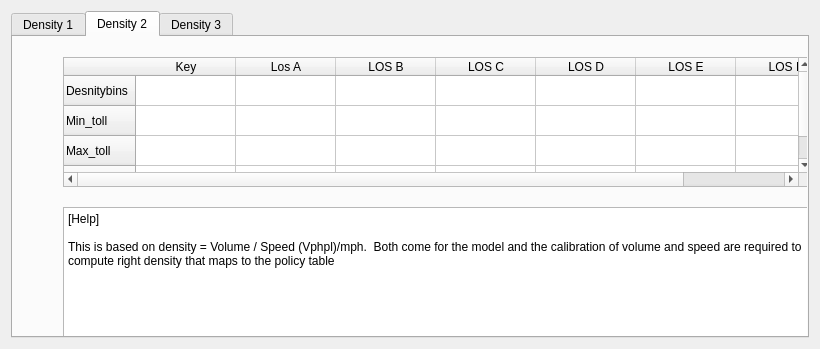
<?xml version="1.0" encoding="UTF-8"?>
<ui version="4.0">
 <class>Frame</class>
 <widget class="QFrame" name="Frame">
  <property name="geometry">
   <rect>
    <x>0</x>
    <y>0</y>
    <width>820</width>
    <height>349</height>
   </rect>
  </property>
  <property name="windowTitle">
   <string>Frame</string>
  </property>
  <layout class="QVBoxLayout" name="verticalLayout_2">
   <item>
    <widget class="QTabWidget" name="tabWidget">
     <property name="currentIndex">
      <number>1</number>
     </property>
     <widget class="QWidget" name="density_1">
      <attribute name="title">
       <string>Density 1</string>
      </attribute>
      <widget class="QTableWidget" name="tableWidget">
       <property name="geometry">
        <rect>
         <x>20</x>
         <y>12</y>
         <width>750</width>
         <height>130</height>
        </rect>
       </property>
       <row>
        <property name="text">
         <string>Desnitybins</string>
        </property>
       </row>
       <row>
        <property name="text">
         <string>Min_toll</string>
        </property>
       </row>
       <row>
        <property name="text">
         <string>Max_toll</string>
        </property>
       </row>
       <row>
        <property name="text">
         <string/>
        </property>
       </row>
       <column>
        <property name="text">
         <string>Key</string>
        </property>
       </column>
       <column>
        <property name="text">
         <string>Los A</string>
        </property>
       </column>
       <column>
        <property name="text">
         <string>LOS B</string>
        </property>
       </column>
       <column>
        <property name="text">
         <string>LOS C</string>
        </property>
       </column>
       <column>
        <property name="text">
         <string>LOS D</string>
        </property>
       </column>
       <column>
        <property name="text">
         <string>LOS E</string>
        </property>
       </column>
       <column>
        <property name="text">
         <string>LOS F</string>
        </property>
       </column>
      </widget>
      <widget class="QPlainTextEdit" name="plainTextEdit">
       <property name="geometry">
        <rect>
         <x>20</x>
         <y>152</y>
         <width>750</width>
         <height>130</height>
        </rect>
       </property>
       <property name="plainText">
        <string>Help
This is based on density = Volume / Speed (Vphpl)/mph.  Both come for the model and the calibration of volume and speed are required to compute right density that maps to the policy table</string>
       </property>
      </widget>
     </widget>
     <widget class="QWidget" name="density_2">
      <attribute name="title">
       <string>Density 2</string>
      </attribute>
      <widget class="QPlainTextEdit" name="plainTextEdit_2">
       <property name="geometry">
        <rect>
         <x>50</x>
         <y>170</y>
         <width>750</width>
         <height>130</height>
        </rect>
       </property>
       <property name="plainText">
        <string>[Help]

This is based on density = Volume / Speed (Vphpl)/mph.  Both come for the model and the calibration of volume and speed are required to compute right density that maps to the policy table</string>
       </property>
      </widget>
      <widget class="QTableWidget" name="tableWidget_2">
       <property name="geometry">
        <rect>
         <x>50</x>
         <y>20</y>
         <width>750</width>
         <height>130</height>
        </rect>
       </property>
       <row>
        <property name="text">
         <string>Desnitybins</string>
        </property>
       </row>
       <row>
        <property name="text">
         <string>Min_toll</string>
        </property>
       </row>
       <row>
        <property name="text">
         <string>Max_toll</string>
        </property>
       </row>
       <row>
        <property name="text">
         <string/>
        </property>
       </row>
       <column>
        <property name="text">
         <string>Key</string>
        </property>
       </column>
       <column>
        <property name="text">
         <string>Los A</string>
        </property>
       </column>
       <column>
        <property name="text">
         <string>LOS B</string>
        </property>
       </column>
       <column>
        <property name="text">
         <string>LOS C</string>
        </property>
       </column>
       <column>
        <property name="text">
         <string>LOS D</string>
        </property>
       </column>
       <column>
        <property name="text">
         <string>LOS E</string>
        </property>
       </column>
       <column>
        <property name="text">
         <string>LOS F</string>
        </property>
       </column>
      </widget>
     </widget>
     <widget class="QWidget" name="density_3">
      <attribute name="title">
       <string>Density 3</string>
      </attribute>
      <layout class="QVBoxLayout" name="verticalLayout">
       <item>
        <widget class="QTableWidget" name="tableWidget_3">
         <row>
          <property name="text">
           <string>Desnitybins</string>
          </property>
         </row>
         <row>
          <property name="text">
           <string>Min_toll</string>
          </property>
         </row>
         <row>
          <property name="text">
           <string>Max_toll</string>
          </property>
         </row>
         <row>
          <property name="text">
           <string/>
          </property>
         </row>
         <column>
          <property name="text">
           <string>Key</string>
          </property>
         </column>
         <column>
          <property name="text">
           <string>Los A</string>
          </property>
         </column>
         <column>
          <property name="text">
           <string>LOS B</string>
          </property>
         </column>
         <column>
          <property name="text">
           <string>LOS C</string>
          </property>
         </column>
         <column>
          <property name="text">
           <string>LOS D</string>
          </property>
         </column>
         <column>
          <property name="text">
           <string>LOS E</string>
          </property>
         </column>
         <column>
          <property name="text">
           <string>LOS F</string>
          </property>
         </column>
        </widget>
       </item>
       <item>
        <widget class="QPlainTextEdit" name="plainTextEdit_3">
         <property name="plainText">
          <string>[Help]
3rd Density Table: 
This is based on density = Volume / Speed (Vphpl)/mph.  Both come for the model and the calibration of volume and speed are required to compute right density that maps to the policy table</string>
         </property>
        </widget>
       </item>
      </layout>
     </widget>
    </widget>
   </item>
  </layout>
 </widget>
 <resources/>
 <connections/>
</ui>
